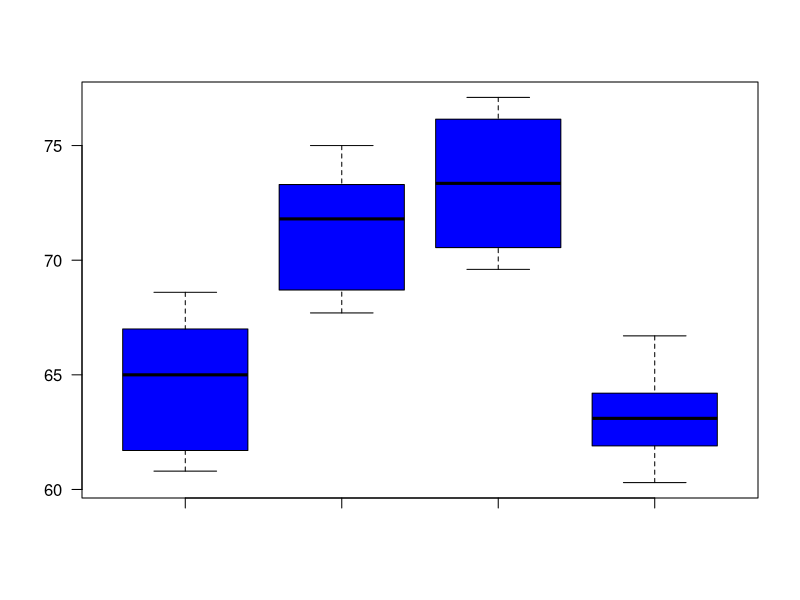

The R source for this figure:
print('file: ReadFromExcel.R')
# install.packages('readxl')
library(readxl)
mydata1 <- read_xlsx('Zar10Ex10d1x210223.xlsx')
mydata <- as.data.frame(mydata1)
q1 = mydata[mydata$group=='group1',]; weight1 = as.numeric(q1$weight)
q2 = mydata[mydata$group=='group2',]; weight2 = as.numeric(q2$weight)
q3 = mydata[mydata$group=='group3',]; weight3 = as.numeric(q3$weight)
q4 = mydata[mydata$group=='group4',]; weight4 = as.numeric(q4$weight)
# png('Zar10Ex10d1Boxplot210223.png',width=16,height=12,units='cm',res=300)
boxplot(weight1,weight2,weight3,weight4,col='blue',las=1)
# dev.off()
summary(aov(weight ~ group,data=mydata))
q = summary(aov(weight~group,data=mydata))
p = q[[1]][, 5][1]  # yes, this is obvious!
Fvalue = q[[1]][, 4][1]
print(c(round(p,5),' p'))
print(c(round(Fvalue,3),' Fvalue'))
print(q)
